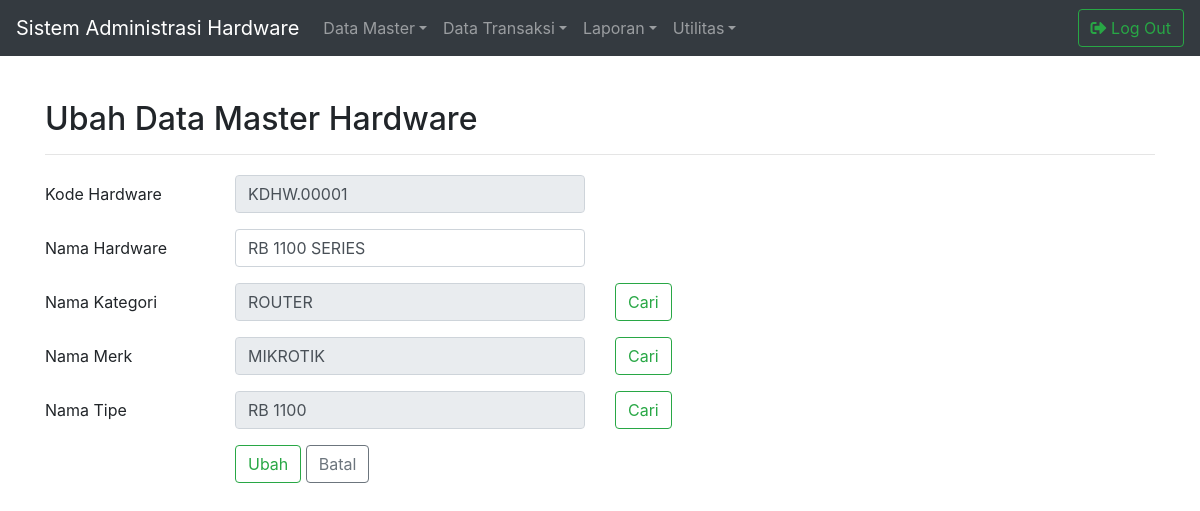
The app's page /master/UbahDataMstHardware.php?kode_hardware=KDHW.00001 (signed in) with its own data.
### tables this page shows
CREATE TABLE `mst_hardware` (
  `kode_hardware` varchar(10) NOT NULL,
  `nama_hardware` varchar(150) NOT NULL,
  `kode_kategori` varchar(10) NOT NULL,
  `kode_merk` varchar(10) NOT NULL,
  `kode_tipe` varchar(10) NOT NULL,
  `tanggal_entri` date NOT NULL,
  `tanggal_pembaruan` date NOT NULL
);

CREATE TABLE `mst_kategori` (
  `kode_kategori` varchar(10) NOT NULL,
  `nama_kategori` varchar(50) NOT NULL,
  `tanggal_entri` date NOT NULL,
  `tanggal_pembaruan` date NOT NULL
);

CREATE TABLE `mst_merk` (
  `kode_merk` varchar(10) NOT NULL,
  `nama_merk` varchar(50) NOT NULL,
  `tanggal_entri` date NOT NULL,
  `tanggal_pembaruan` date NOT NULL
);

CREATE TABLE `mst_tipe` (
  `kode_tipe` varchar(10) NOT NULL,
  `nama_tipe` varchar(50) NOT NULL,
  `tanggal_entri` date NOT NULL,
  `tanggal_pembaruan` date NOT NULL
);

### library/modul.php (called while the page is built, shortened)
<?php
$Koneksi = mysqli_connect("localhost", "root", "", "db_hardware") or die (mysqli_error());
function Query($Query){
	global $Koneksi;
	$HasilQuery	= mysqli_query($Koneksi, $Query);
	$Wadah = [];
	while($Baris = mysqli_fetch_assoc($HasilQuery)){
		$Wadah[] = $Baris;
	}
	return $Wadah;
}
?>

### master/UbahDataMstHardware.php (the view, shortened to what this page needs)
<?php
include_once("../library/modul.php");
$KodeHardware = $_GET["kode_hardware"];
$UbahDataMstHardware = Query("SELECT mst_hardware.kode_hardware, mst_hardware.nama_hardware, mst_kategori.kode_kategori, mst_kategori.nama_kategori, mst_merk.kode_merk, mst_merk.nama_merk, mst_tipe.kode_tipe, mst_tipe.nama_tipe
	FROM mst_hardware
	INNER JOIN mst_kategori ON mst_hardware.kode_kategori = mst_kategori.kode_kategori
	INNER JOIN mst_merk ON mst_hardware.kode_merk = mst_merk.kode_merk
	INNER JOIN mst_tipe ON mst_hardware.kode_tipe = mst_tipe.kode_tipe
	WHERE kode_hardware = '$KodeHardware'")[0];
?>
<html>
<head>
<link rel="stylesheet" href="../library/bootstrap/css/bootstrap.min.css">
<link rel="stylesheet" href="../library/datatables/css/dataTables.bootstrap4.min.css">
<link rel="stylesheet" href="../library/fontawesome/css/all.css">
<link rel="stylesheet" href="../library/custom.css">
<link rel="stylesheet" href="../library/bootstrap4navbar/css/bootstrap-4-navbar.css">
</head>
<body>
<?php include_once ("../library/navbar.php"); ?>
<div class="container">
	<div id="JudulForm">
		<h2>Ubah Data Master Hardware</h2>
		<hr>
	</div>
</div>
<div class="container">
	<form action="" method="POST" id="FormEntri">
		<div class="form-group row">
			<label for="KodeHardware" class="col-sm-2 col-form-label">Kode Hardware</label>
			<div class="col-sm-4">
				<input type="text" class="form-control" id="KodeHardware" name="kode_hardware" value="<?php echo $UbahDataMstHardware["kode_hardware"]; ?>" readonly/>
			</div>
		</div>
		<div class="form-group row">
			<label for="NamaHardware" class="col-sm-2 col-form-label">Nama Hardware</label>
			<div class="col-sm-4">
				<input type="text" class="form-control" id="NamaHardware" name="nama_hardware" placeholder="Masukan Nama Hardware" autocomplete="off" maxlength="150" required oninvalid="this.setCustomValidity('Nama Hardware Harus Diisi.')" oninput="setCustomValidity('')" value="<?php echo $UbahDataMstHardware["nama_hardware"]; ?>"/>
			</div>
		</div>
		<div class="form-group row">
			<label for="NamaKategori" class="col-sm-2 col-form-label">Nama Kategori</label>
			<div class="col-sm-4">
				<input type="text" class="form-control" id="NamaKategori" name="nama_kategori" placeholder="Masukan Nama Kategori" value="<?php echo $UbahDataMstHardware["nama_kategori"]; ?>" readonly/>
			</div>
						<div class="col-sm-1">
				<button type="button" id="TombolLookUpKategori" class="btn btn-outline-success" data-toggle="modal" data-target="#ModalKategori">Cari</button>
			</div>
		</div>
		<div class="form-group row">
			<label for="NamaMerk" class="col-sm-2 col-form-label">Nama Merk</label>
			<div class="col-sm-4">
				<input type="text" class="form-control" id="NamaMerk" name="nama_merk" placeholder="Masukan Nama Merk" value="<?php echo $UbahDataMstHardware["nama_merk"]; ?>" readonly/>
			</div>
			<div class="col-sm-1">
				<button type="button" id="TombolLookUpMerk" class="btn btn-outline-success" data-toggle="modal" data-target="#ModalMerk">Cari</button>
			</div>
		</div>
		<div class="form-group row">
			<label for="NamaTipe" class="col-sm-2 col-form-label">Nama Tipe</label>
			<div class="col-sm-4">
				<input type="text" class="form-control" id="NamaTipe" name="nama_tipe" placeholder="Masukan Nama Tipe" value="<?php echo $UbahDataMstHardware["nama_tipe"]; ?>" readonly/>
			</div>
			<div class="col-sm-1">
				<button type="button" id="TombolLookUpTipe" class="btn btn-outline-success" data-toggle="modal" data-target="#ModalTipe">Cari</button>
			</div>
		</div>
		<div class="form-group row">
			<label class="col-sm-2 col-form-label"></label>
			<div class="col-sm-4">
				<button type="submit" id="TombolUbah" name="TombolUbah" class="btn btn-outline-success">Ubah</button>
				<a href="../master/FormDataMstHardware.php"><button type="button" id="TombolBatal" name="TombolBatal" class="btn btn-outline-secondary">Batal</button></a>
			</div>
		</div>
	</form>
</div>
</body>
</html>

### library/custom.css (style rules this page uses)
#JudulForm { margin-top: 100px; margin-bottom: 20px; }

### records on screen
mst_hardware: kode_hardware "KDHW.00001", nama_hardware "RB 1100 SERIES", nama_kategori "ROUTER", nama_merk "MIKROTIK", nama_tipe "RB 1100"
